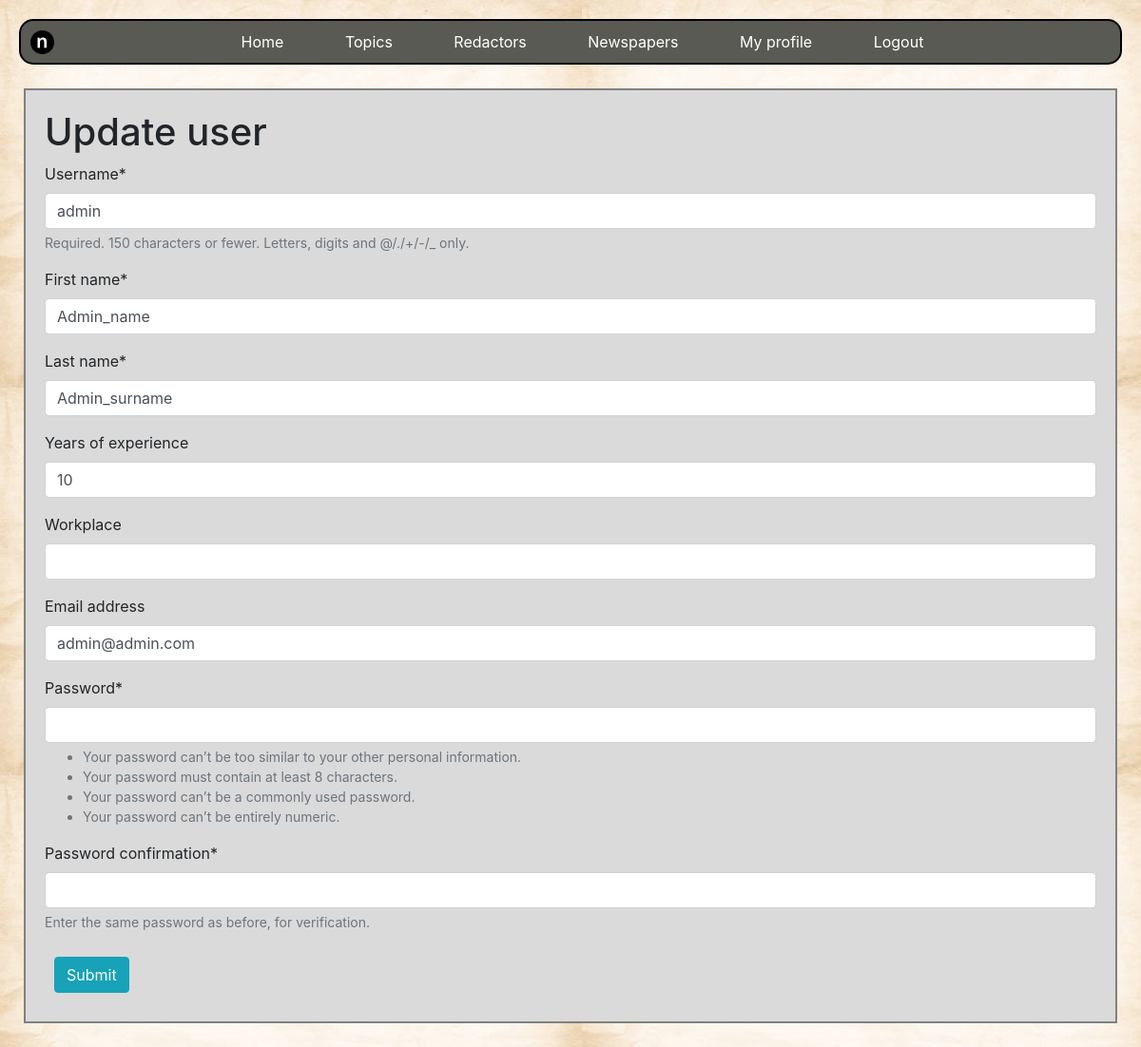
/redactor/update/1/ (signed in), run on an earlier commit of the app's database.
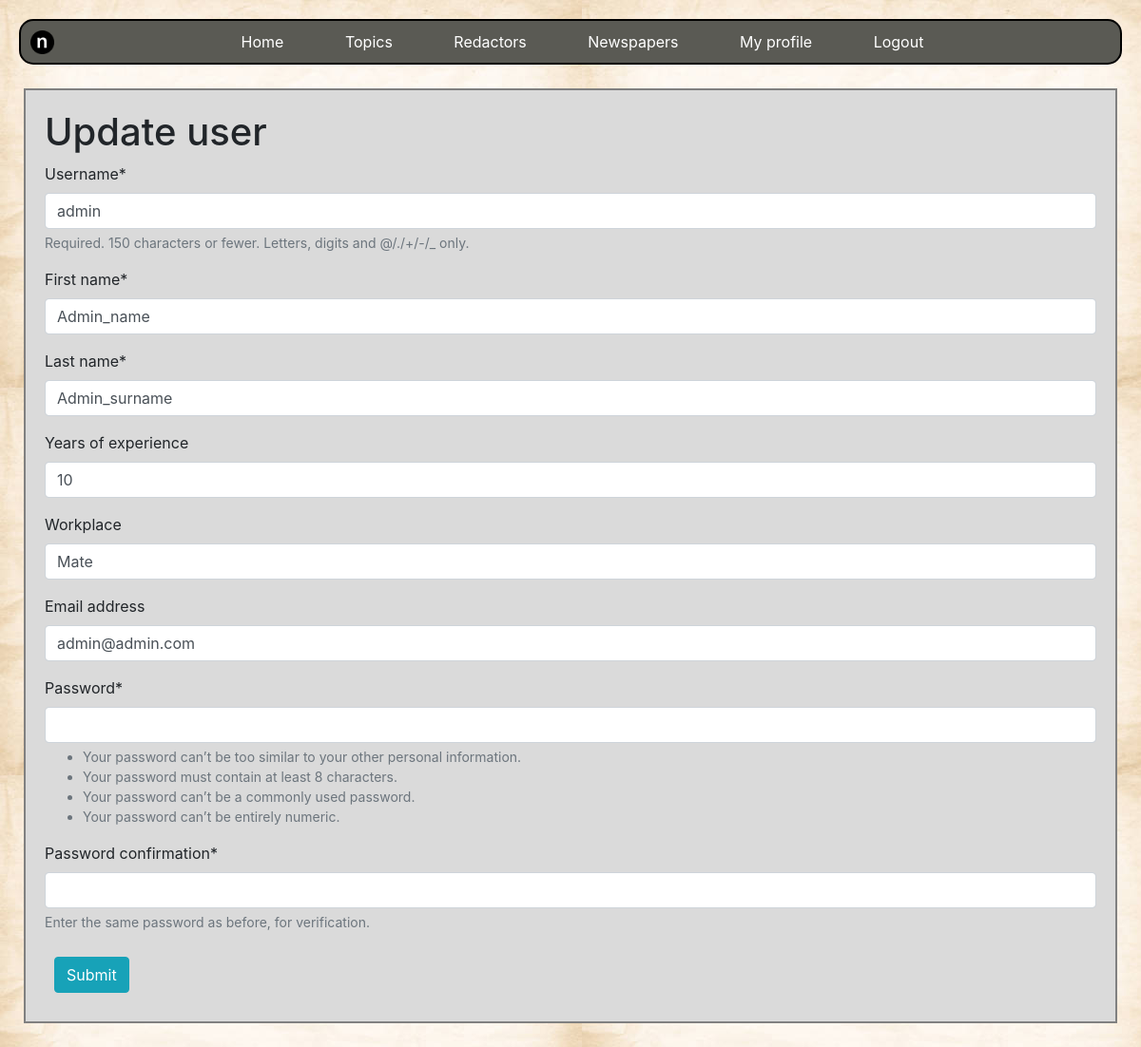
And on a later commit of the database.
### news/models.py (models this page shows)
class Redactor(AbstractUser):
    years_of_experience = models.IntegerField(null=True, blank=True)
    workplace = models.CharField(max_length=255, null=True, blank=True)
    class Meta:
        ordering = ["-years_of_experience"]

### news/views.py (the view)
class RedactorUpdateView(LoginRequiredMixin, generic.UpdateView):
    model = Redactor
    success_url = reverse_lazy("news:redactor-list")
    form_class = RedactorForm

### news/forms.py
class RedactorForm(UserCreationForm):
    first_name = forms.CharField(max_length=50, required=True)
    last_name = forms.CharField(max_length=50, required=True)
    class Meta(UserCreationForm):
        model = Redactor
        fields = UserCreationForm.Meta.fields + (
            "first_name",
            "last_name",
            "years_of_experience",
            "workplace",
            "email",
        )

### templates/news/redactor_form.html (shortened to what this page needs)
{% extends "base.html" %}
{% load crispy_forms_filters %}
{% block content %}
  <div class="content-details">
    <h1>{{ object|yesno:"Update,Create" }} user</h1>
    <form action="" method="post">
      {{ form|crispy }}
      <input type="submit" class="btn btn-info">
    </form>
  </div>
{% endblock %}

What changed in the data, as far as the page shows it:
changed Redactor "admin": workplace (not shown) → "Mate"
